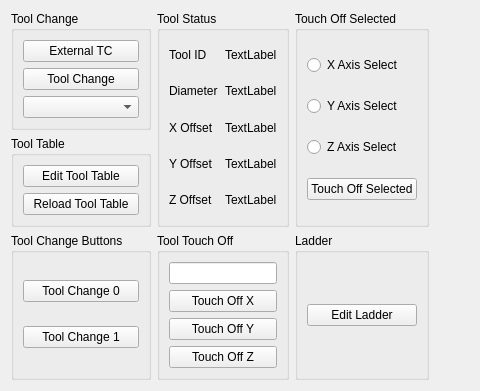
      <widget class="QWidget" name="tab_14">
       <attribute name="title">
        <string>Tools</string>
       </attribute>
       <layout class="QGridLayout" name="gridLayout_25">
        <item row="0" column="1" rowspan="2">
         <widget class="QGroupBox" name="groupBox_12">
          <property name="title">
           <string>Tool Status</string>
          </property>
          <layout class="QGridLayout" name="gridLayout_26">
           <item row="2" column="0">
            <widget class="QLabel" name="label_39">
             <property name="text">
              <string>X Offset</string>
             </property>
            </widget>
           </item>
           <item row="2" column="1">
            <widget class="QLabel" name="tool_xoffset_lb">
             <property name="text">
              <string>TextLabel</string>
             </property>
            </widget>
           </item>
           <item row="3" column="0">
            <widget class="QLabel" name="label_40">
             <property name="text">
              <string>Y Offset</string>
             </property>
            </widget>
           </item>
           <item row="4" column="1">
            <widget class="QLabel" name="tool_zoffset_lb">
             <property name="text">
              <string>TextLabel</string>
             </property>
            </widget>
           </item>
           <item row="0" column="0">
            <widget class="QLabel" name="label_38">
             <property name="text">
              <string>Tool ID</string>
             </property>
            </widget>
           </item>
           <item row="3" column="1">
            <widget class="QLabel" name="tool_yoffset_lb">
             <property name="text">
              <string>TextLabel</string>
             </property>
            </widget>
           </item>
           <item row="0" column="1">
            <widget class="QLabel" name="tool_id_lb">
             <property name="text">
              <string>TextLabel</string>
             </property>
            </widget>
           </item>
           <item row="4" column="0">
            <widget class="QLabel" name="label_41">
             <property name="text">
              <string>Z Offset</string>
             </property>
            </widget>
           </item>
           <item row="1" column="0">
            <widget class="QLabel" name="label_42">
             <property name="text">
              <string>Diameter</string>
             </property>
            </widget>
           </item>
           <item row="1" column="1">
            <widget class="QLabel" name="tool_diameter_lb">
             <property name="text">
              <string>TextLabel</string>
             </property>
            </widget>
           </item>
          </layout>
         </widget>
        </item>
        <item row="2" column="0">
         <widget class="QGroupBox" name="groupBox_14">
          <property name="title">
           <string>Tool Change Buttons</string>
          </property>
          <layout class="QVBoxLayout" name="verticalLayout_5">
           <item>
            <widget class="QPushButton" name="tool_change_pb_0">
             <property name="text">
              <string>Tool Change 0</string>
             </property>
            </widget>
           </item>
           <item>
            <widget class="QPushButton" name="tool_change_pb_1">
             <property name="text">
              <string>Tool Change 1</string>
             </property>
            </widget>
           </item>
          </layout>
         </widget>
        </item>
        <item row="0" column="0">
         <widget class="QGroupBox" name="groupBox_11">
          <property name="title">
           <string>Tool Change</string>
          </property>
          <layout class="QVBoxLayout" name="verticalLayout_3">
           <item>
            <widget class="QPushButton" name="external_tc_pb">
             <property name="text">
              <string>External TC</string>
             </property>
             <property name="checkable">
              <bool>true</bool>
             </property>
             <property name="function" stdset="0">
              <string>hal_io</string>
             </property>
             <property name="pin_name" stdset="0">
              <string>ext-tool-change</string>
             </property>
            </widget>
           </item>
           <item>
            <widget class="QPushButton" name="tool_change_pb">
             <property name="text">
              <string>Tool Change</string>
             </property>
            </widget>
           </item>
           <item>
            <widget class="QComboBox" name="tool_change_cb">
             <property name="option" stdset="0">
              <string>description</string>
             </property>
            </widget>
           </item>
          </layout>
         </widget>
        </item>
        <item row="2" column="1">
         <widget class="QGroupBox" name="groupBox_16">
          <property name="title">
           <string>Tool Touch Off</string>
          </property>
          <layout class="QVBoxLayout" name="verticalLayout_7">
           <item>
            <widget class="QLineEdit" name="tool_touchoff_le"/>
           </item>
           <item>
            <widget class="QPushButton" name="tool_touchoff_x">
             <property name="text">
              <string>Touch Off X</string>
             </property>
            </widget>
           </item>
           <item>
            <widget class="QPushButton" name="tool_touchoff_y">
             <property name="text">
              <string>Touch Off Y</string>
             </property>
            </widget>
           </item>
           <item>
            <widget class="QPushButton" name="tool_touchoff_z">
             <property name="text">
              <string>Touch Off Z</string>
             </property>
            </widget>
           </item>
          </layout>
         </widget>
        </item>
        <item row="0" column="3">
         <spacer name="horizontalSpacer_3">
          <property name="orientation">
           <enum>Qt::Horizontal</enum>
          </property>
          <property name="sizeHint" stdset="0">
           <size>
            <width>40</width>
            <height>20</height>
           </size>
          </property>
         </spacer>
        </item>
        <item row="1" column="0">
         <widget class="QGroupBox" name="groupBox_26">
          <property name="title">
           <string>Tool Table</string>
          </property>
          <layout class="QVBoxLayout" name="verticalLayout_16">
           <item>
            <widget class="QPushButton" name="edit_tool_table_pb">
             <property name="text">
              <string>Edit Tool Table</string>
             </property>
            </widget>
           </item>
           <item>
            <widget class="QPushButton" name="reload_tool_table_pb">
             <property name="text">
              <string>Reload Tool Table</string>
             </property>
            </widget>
           </item>
          </layout>
         </widget>
        </item>
        <item row="2" column="2">
         <widget class="QGroupBox" name="groupBox_27">
          <property name="title">
           <string>Ladder</string>
          </property>
          <layout class="QVBoxLayout" name="verticalLayout_17">
           <item>
            <widget class="QPushButton" name="edit_ladder_pb">
             <property name="text">
              <string>Edit Ladder</string>
             </property>
            </widget>
           </item>
          </layout>
         </widget>
        </item>
        <item row="0" column="2" rowspan="2">
         <widget class="QGroupBox" name="groupBox_7">
          <property name="title">
           <string>Touch Off Selected</string>
          </property>
          <layout class="QVBoxLayout" name="verticalLayout_19">
           <item>
            <widget class="QRadioButton" name="axis_select_0">
             <property name="text">
              <string>X Axis Select</string>
             </property>
            </widget>
           </item>
           <item>
            <widget class="QRadioButton" name="axis_select_1">
             <property name="text">
              <string>Y Axis Select</string>
             </property>
            </widget>
           </item>
           <item>
            <widget class="QRadioButton" name="axis_select_2">
             <property name="text">
              <string>Z Axis Select</string>
             </property>
            </widget>
           </item>
           <item>
            <widget class="QPushButton" name="tool_touchoff_selected_pb">
             <property name="text">
              <string>Touch Off Selected</string>
             </property>
            </widget>
           </item>
          </layout>
         </widget>
        </item>
       </layout>
      </widget>
